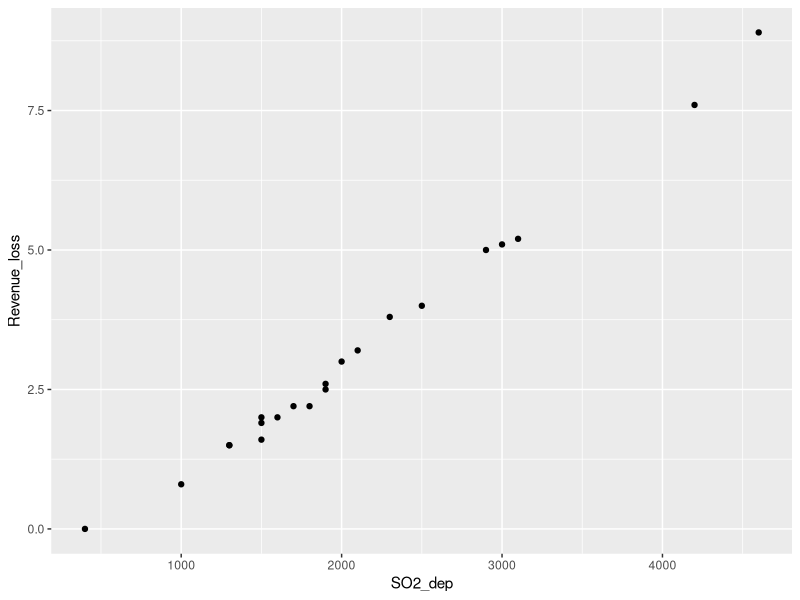

This chart was generated by the following R code:
library(readr)
library(tidyverse)

getwd()
china = read_csv("china.csv")

china

ggplot(data = china) +
  geom_point(mapping = aes(x =SO2_dep, y = Revenue_loss))



